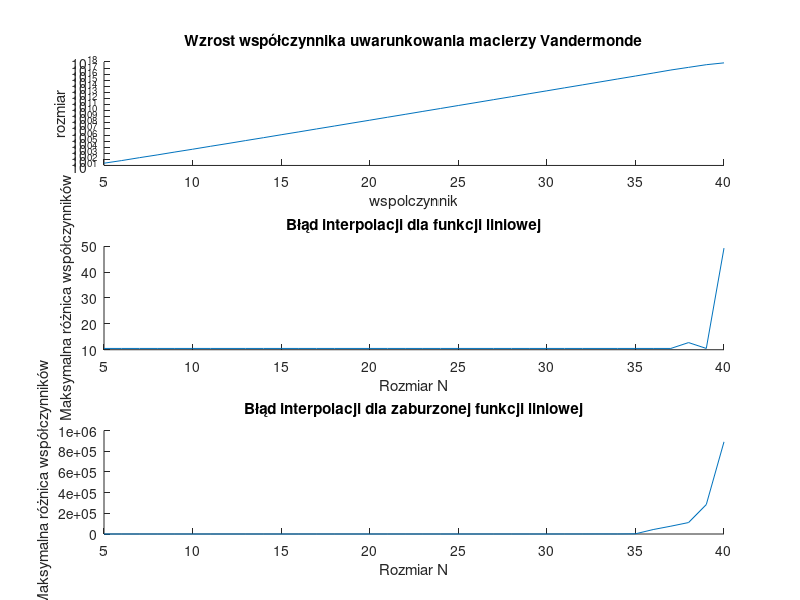

This figure's MATLAB source:
function [matrix_condition_numbers, max_coefficients_difference_1, max_coefficients_difference_2] = zadanie3()
% Zwracane są trzy wektory wierszowe:
% matrix_condition_numbers - współczynniki uwarunkowania badanych macierzy Vandermonde
% max_coefficients_difference_1 - maksymalna różnica między referencyjnymi a obliczonymi współczynnikami wielomianu,
%       gdy b zawiera wartości funkcji liniowej
% max_coefficients_difference_2 - maksymalna różnica między referencyjnymi a obliczonymi współczynnikami wielomianu,
%       gdy b zawiera zaburzone wartości funkcji liniowej

N = 5:40;
N
%% chart 1
matrix_condition_numbers = zeros(1, length(N));
subplot(3,1,1);

title('Wzrost współczynnika uwarunkowania macierzy Vandermonde');
xlabel('wspolczynnik');
ylabel('rozmiar');
hold on;
for i = 1:length(N)
    N(i)
    V = vandermonde_matrix(N(i));
    matrix_condition_numbers(i) = cond(V);
end
semilogy(N, matrix_condition_numbers, '-');
hold off;



%% chart 2
subplot(3,1,2);
title('Błąd interpolacji dla funkcji liniowej');
xlabel('Rozmiar N');
ylabel('Maksymalna różnica współczynników');
hold on;
a1 = randi([20,30]);
for i = 1:length(N)
    ni = N(i);
    V = vandermonde_matrix(ni);
    
    % Niech wektor b zawiera wartości funkcji liniowej
    b = linspace(0,a1,ni)';
    reference_coefficients = [ 0; a1; zeros(ni-2,1) ]; % tylko a1 jest niezerowy
    
    % Wyznacznie współczynników wielomianu interpolującego
    calculated_coefficients = V \ b;

    max_coefficients_difference_1(i) = max(abs(calculated_coefficients-reference_coefficients));
end
plot(N, max_coefficients_difference_1, '-');
hold off;

%% chart 3
subplot(3,1,3);
title('Błąd interpolacji dla zaburzonej funkcji liniowej');
xlabel('Rozmiar N');
ylabel('Maksymalna różnica współczynników');
hold on;

for i = 1:length(N)
    ni = N(i);
    V = vandermonde_matrix(ni);
    
    % Niech wektor b zawiera wartości funkcji liniowej nieznacznie zaburzone
    b = linspace(0,a1,ni)' + rand(ni,1)*1e-10;
    reference_coefficients = [ 0; a1; zeros(ni-2,1) ]; % tylko a1 jest niezerowy
    
    % Wyznacznie współczynników wielomianu interpolującego
    calculated_coefficients = V \ b;
    
    max_coefficients_difference_2(i) = max(abs(calculated_coefficients-reference_coefficients));
end
plot(N, max_coefficients_difference_2, '-');
hold off;

end


function V = vandermonde_matrix(N)
     % Generuje macierz Vandermonde dla N równomiernie rozmieszczonych w przedziale [-1, 1] węzłów interpolacji
    x_coarse = linspace(-1,1,N);

    V = zeros(N, N);
    

    for i = 1:N
        V(:, i) = x_coarse.^(i-1);
    end
    %for j = 1:N
    %   for i = 1:N
    %        V(i, j) = x_coarse(i)^(N-j);
    %    end
    %end

    V
end